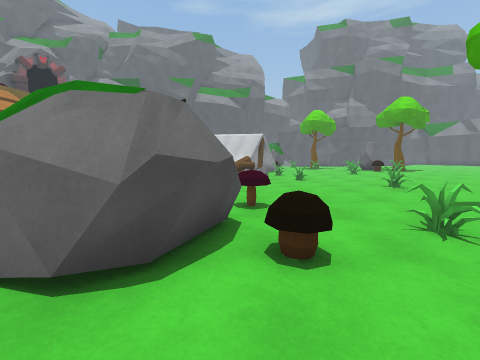
view 1 (above)

24 first-person views from a walk through a 3-D level made in the Unity game engine. The camera is 1.4 m above the floor, tilts 6° down and sees 90° across. The floor is counted in squares, 1 m on a side. Each view is taken from the middle of a square. On the plan, view 1 faces up. The plan holds only what a view shows up to about 13 squares ahead; the rest is blank. The place goes on beyond the plan. The player character is not drawn. Some animated figures are not drawn.

view 2
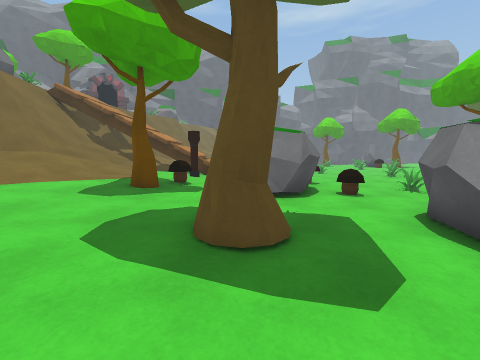

view 3
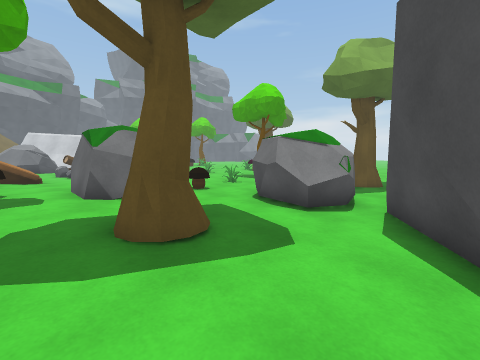

view 4
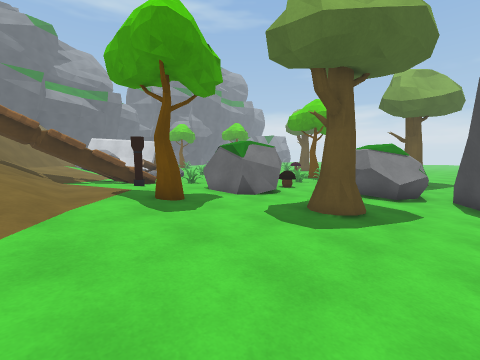

view 5
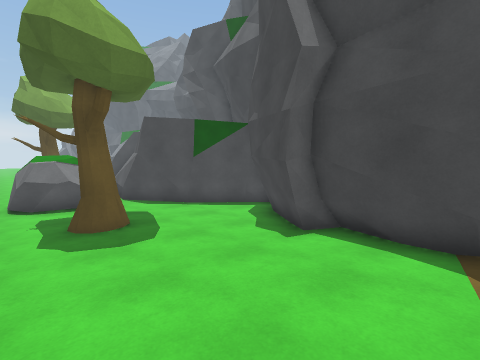

view 6
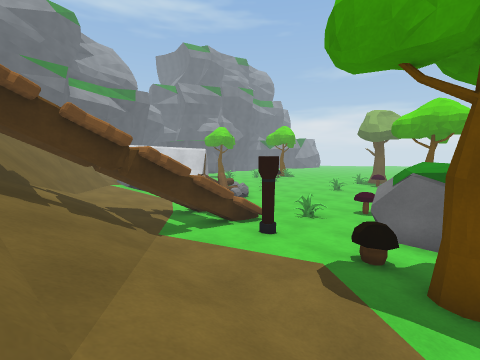

view 7
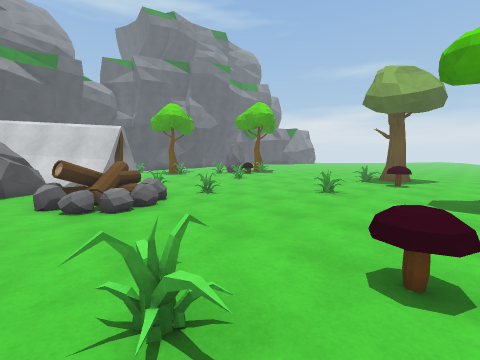

view 8
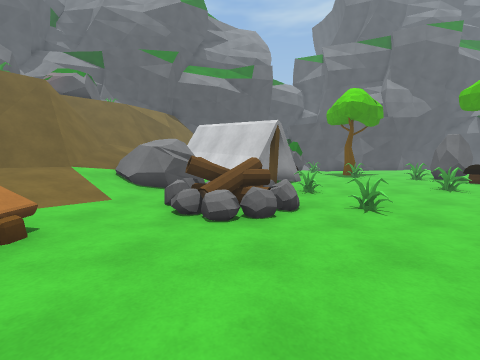

view 9
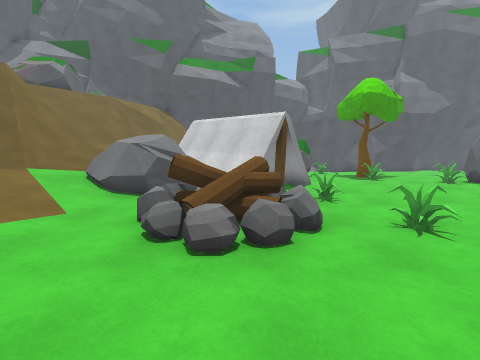

view 10
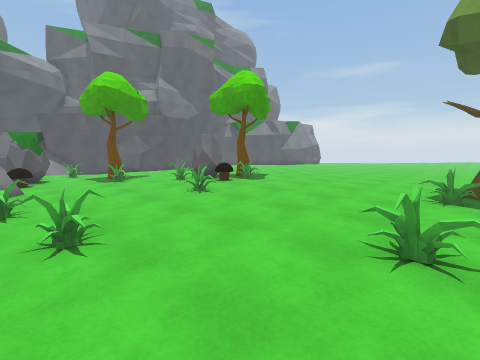

view 11
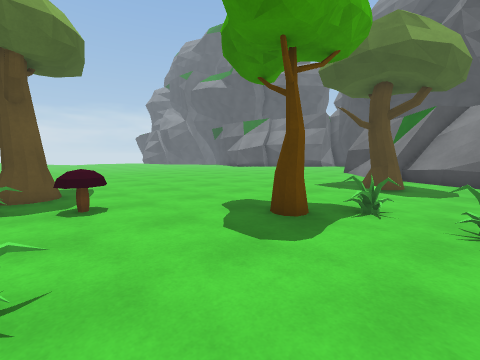

view 12
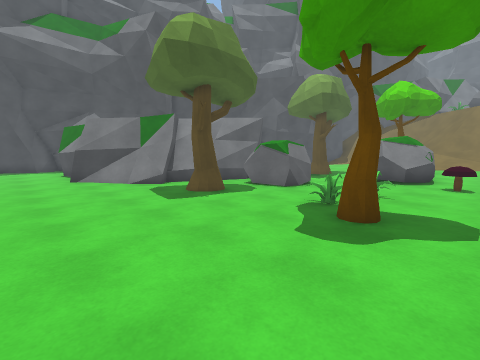

view 13
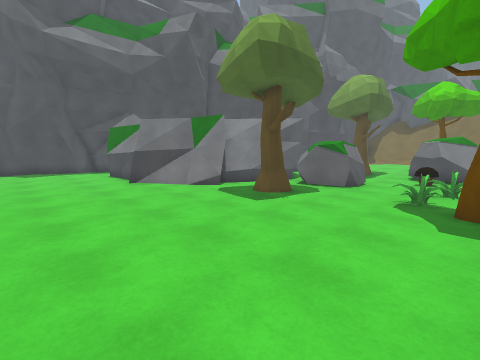

view 14
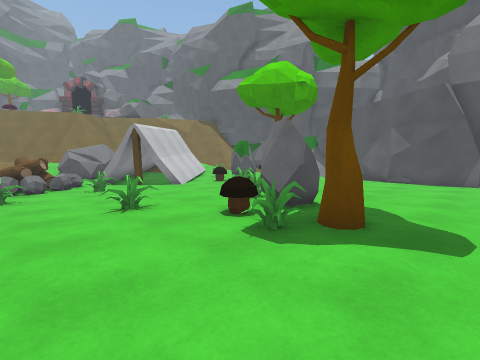

view 15
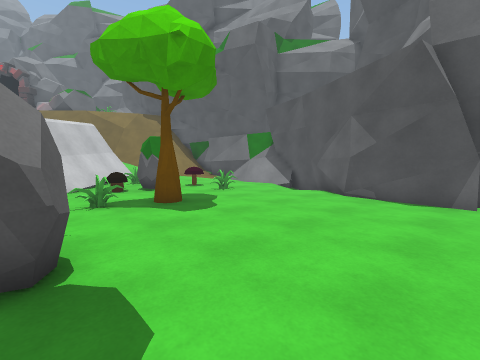

view 16
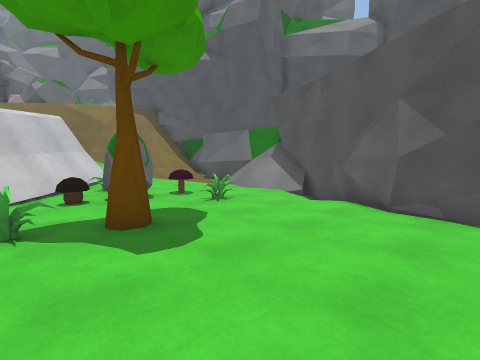

view 17
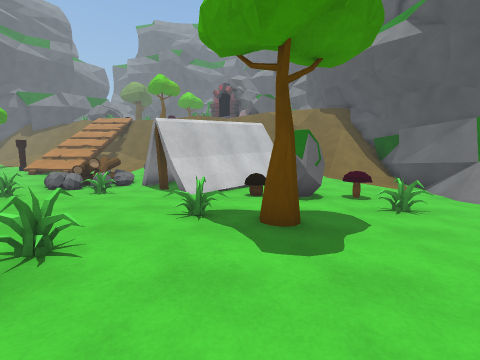

view 18
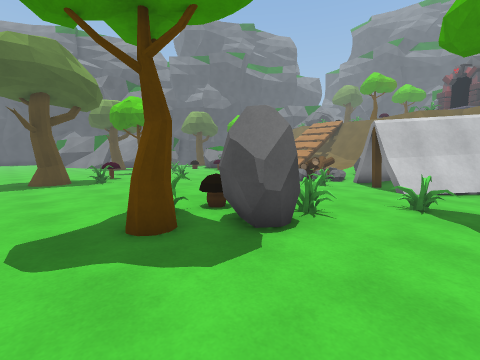

view 19
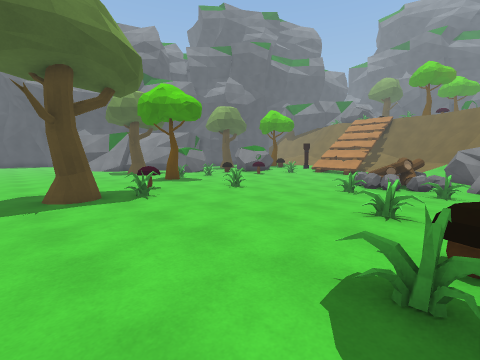

view 20
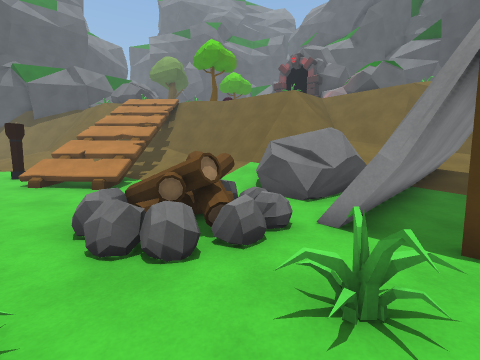

view 21
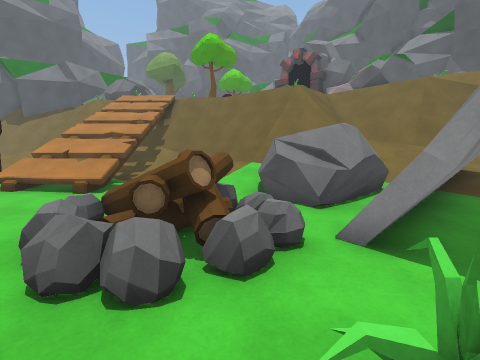

view 22
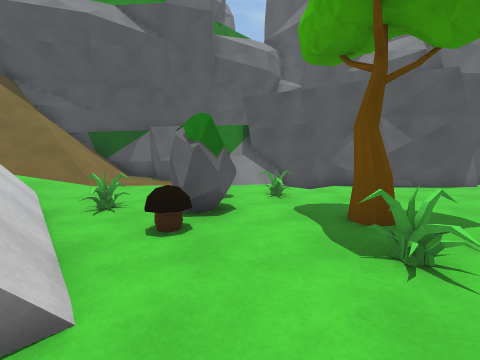

view 23
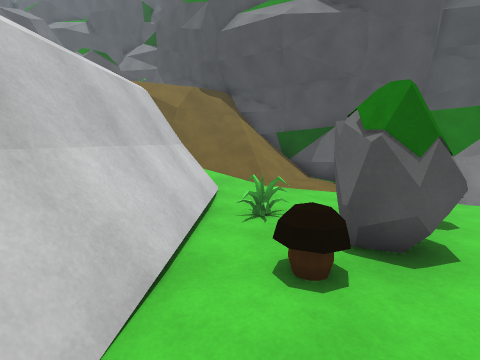

view 24
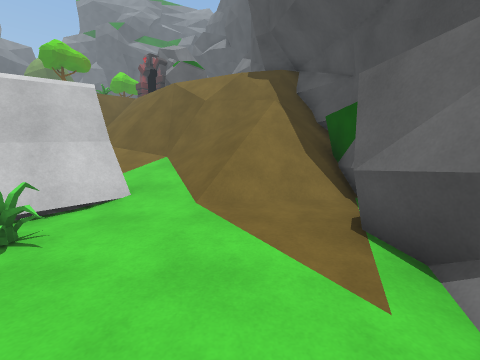

### Floor plan
Key: @ floor where view 1 was taken; # wall or solid block; x gap in a wall; . main floor; : floor 0.25 m higher than the main floor; - floor 0.25 m lower than the main floor; + floor 0.5 m higher than the main floor; / step, stairs or slope; = window, fence, low wall or low ledge; ^ raised ledge; v drop or lower ground; O other object.
Columns run from 11 left of view 1 to 15 right of it. Each row starts with its distance up from view 1.
 34        ##       ###
 33      ###^^###########
 32      ##////:####==//##    #
 31      ^^////:......-/-######
 30       ^////:............###
 29      ##////:...=.O.........
 28      ##////....^=..........
 27     ##=///O....OO..........
 26     ##///OOOO.OOO..........
 25    ##=//OOOOO.==..OO.......
 24    ##=/OOOOOO--=...........
 23    ##///OOOOOO-...O........
 22   ##//// OOOOOO............
 21   ##//  O#OO-OO......OOO...
 20    #// OO#OOOO-.......OOO::
 19    #=/ OOO OO--.......=O..:
 18   ##=/OOOO-O--O-..........:
 17   ##=///.OOOO---...O......:
 16  ##=////.OOOOO---..........
 15 ##=////..O=vOO-O-..........
 14 ##/////../OO----...........
 13 #=////...-------...........
 12 #####^==....---............
 11    ##^vO..........O........
 10    ##^vO..............O.OO.
  9 #####^==.............^=.OO.
  8 ///++:O:.O...........=.....
  7 =//++::::..^...............
  6 =//++:::::.^=..............
  5 =//++==:OOOO......O........
  4 ///++/=:OOOO=..O.O.........
  3 ///++O::OOO.=..............
  2  //++::::OO................
  1 //++:::::....OO............
  0  +++::::O..@OOO............
 -1 +++::::OOO..OOOO.OO........
 -2 ++:::::.O...OOOO..O........
 -3 ++::::.......x.............
 -4 +:::.......######=#/.......
 -5 ######....##    ####/....::
 -6      ##..##        ##/...::
 -7       ####          ##:::::
 -8                      #:::::
 -9                      #:::::
-10                        ::::

Where each view was taken, in squares from view 1:
view 1: 0 up, 0 right, facing up
view 2: 5 down, 3 left, facing up
view 3: 5 down, 5 left, facing up-right
view 4: 4 down, 10 left, facing up-right
view 5: 1 up, 11 left, facing down-right
view 6: 3 up, 11 left, facing up-right
view 7: 6 up, 3 left, facing up-right
view 8: 8 up, 0 right, facing up
view 9: 10 up, 0 right, facing up
view 10: 10 up, 3 right, facing up-right
view 11: 10 up, 4 right, facing down-right
view 12: 7 up, 13 right, facing down-left
view 13: 5 up, 15 right, facing down-left
view 14: 15 up, 15 right, facing up-left
view 15: 21 up, 15 right, facing up-left
view 16: 23 up, 13 right, facing up-left
view 17: 24 up, 13 right, facing left
view 18: 24 up, 15 right, facing down-left
view 19: 19 up, 15 right, facing down-left
view 20: 17 up, 5 right, facing left
view 21: 17 up, 4 right, facing left
view 22: 20 up, 5 right, facing up
view 23: 22 up, 5 right, facing up-left
view 24: 30 up, 5 right, facing left
